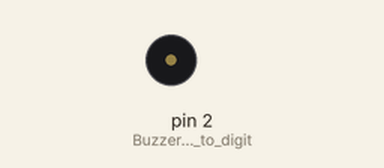
Recording of a sketch running on a simulated Arduino Mega 2560, built with avr-gcc and run on an emulated ATmega2560. Shown: buzzer (waves = sounding).

Above: at 1.11 s.
At 6.8 s:
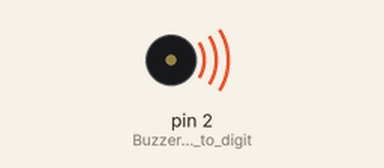
Timing chart, 0 to 8.3 s (numbered marks = the images above):
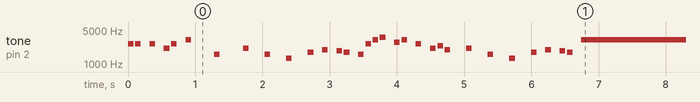

The sketch:

lab215_8bitsong.ino
```cpp
//lab215 6.2 group : 2.10 members : 630610766,640612088

#define NOTE_B0 31
#define NOTE_C1 33
#define NOTE_CS1 35
#define NOTE_D1 37
#define NOTE_DS1 39
#define NOTE_E1 41
#define NOTE_F1 44
#define NOTE_FS1 46
#define NOTE_G1 49
#define NOTE_GS1 52
#define NOTE_A1 55
#define NOTE_AS1 58
#define NOTE_B1 62
#define NOTE_C2 65
#define NOTE_CS2 69
#define NOTE_D2 73
#define NOTE_DS2 78
#define NOTE_E2 82
#define NOTE_F2 87
#define NOTE_FS2 93
#define NOTE_G2 98
#define NOTE_GS2 104
#define NOTE_A2 110
#define NOTE_AS2 117
#define NOTE_B2 123
#define NOTE_C3 131
#define NOTE_CS3 139
#define NOTE_D3 147
#define NOTE_DS3 156
#define NOTE_E3 165
#define NOTE_F3 175
#define NOTE_FS3 185
#define NOTE_G3 196
#define NOTE_GS3 208
#define NOTE_A3 220
#define NOTE_AS3 233
#define NOTE_B3 247
#define NOTE_C4 262
#define NOTE_CS4 277
#define NOTE_D4 294
#define NOTE_DS4 311
#define NOTE_E4 330
#define NOTE_F4 349
#define NOTE_FS4 370
#define NOTE_G4 392
#define NOTE_GS4 415
#define NOTE_A4 440
#define NOTE_AS4 466
#define NOTE_B4 494
#define NOTE_C5 523
#define NOTE_CS5 554
#define NOTE_D5 587
#define NOTE_DS5 622
#define NOTE_E5 659
#define NOTE_F5 698
#define NOTE_FS5 740
#define NOTE_G5 784
#define NOTE_GS5 831
#define NOTE_A5 880
#define NOTE_AS5 932
#define NOTE_B5 988
#define NOTE_C6 1047
#define NOTE_CS6 1109
#define NOTE_D6 1175
#define NOTE_DS6 1245
#define NOTE_E6 1319
#define NOTE_F6 1397
#define NOTE_FS6 1480
#define NOTE_G6 1568
#define NOTE_GS6 1661
#define NOTE_A6 1760
#define NOTE_AS6 1865
#define NOTE_B6 1976
#define NOTE_C7 2093
#define NOTE_CS7 2217
#define NOTE_D7 2349
#define NOTE_DS7 2489
#define NOTE_E7 2637
#define NOTE_F7 2794
#define NOTE_FS7 2960
#define NOTE_G7 3136
#define NOTE_GS7 3322
#define NOTE_A7 3520
#define NOTE_AS7 3729
#define NOTE_B7 3951
#define NOTE_C8 4186
#define NOTE_CS8 4435
#define NOTE_D8 4699
#define NOTE_DS8 4978
#define REST 0

int speedLevel = 1; // 2 คือค่าปกติ

int melody[] = {
  NOTE_E7, NOTE_E7, 0, NOTE_E7,
  0, NOTE_C7, NOTE_E7, 0,
  NOTE_G7, 0, 0,  0,
  NOTE_G6, 0, 0, 0,

  NOTE_C7, 0, 0, NOTE_G6,
  0, 0, NOTE_E6, 0,
  0, NOTE_A6, 0, NOTE_B6,
  0, NOTE_AS6, NOTE_A6, 0,

  NOTE_G6, NOTE_E7, NOTE_G7,
  NOTE_A7, 0, NOTE_F7, NOTE_G7,
  0, NOTE_E7, 0, NOTE_C7,
  NOTE_D7, NOTE_B6, 0, 0,

  NOTE_C7, 0, 0, NOTE_G6,
  0, 0, NOTE_E6, 0,
  0, NOTE_A6, 0, NOTE_B6,
  0, NOTE_AS6, NOTE_A6, 0,

  NOTE_G6, NOTE_E7, NOTE_G7,
  NOTE_A7, 0, NOTE_F7, NOTE_G7,
  0, NOTE_E7, 0, NOTE_C7,
  NOTE_D7, NOTE_B6, 0, 0
};

int noteDurations[] = {
  12, 12, 12, 12,
  12, 12, 12, 12,
  12, 12, 12, 12,
  12, 12, 12, 12,

  12, 12, 12, 12,
  12, 12, 12, 12,
  12, 12, 12, 12,
  12, 12, 12, 12,

  12, 12, 12,
  12, 12, 12, 12,
  12, 12, 12, 12,
  12, 12, 12, 12,

  12, 12, 12, 12,
  12, 12, 12, 12,
  12, 12, 12, 12,
  12, 12, 12, 12
};

void setup() {
  pinMode(2, OUTPUT); // Buzzer connected to digital pin 2
   pinMode(22, INPUT_PULLUP); // Button connected to digital pin 22 with internal pull-up resistor
  attachInterrupt(digitalPinToInterrupt(22), changeSpeed, FALLING); // Attach interrupt to the falling edge of the button
}

void loop() {
  // iterate over the notes of the melody:
  for (int thisNote = 0; thisNote < sizeof(melody) / sizeof(melody[0]); thisNote++) {

    // calculate the duration of the note
    int noteDuration = 1000 / (noteDurations[thisNote] * speedLevel);
    tone(2, melody[thisNote], noteDuration);

    // pause between notes
    int pauseBetweenNotes = noteDuration * 1.30;
    delay(pauseBetweenNotes);

    // stop the tone playing:
    noTone(2);
  }
}

// Interrupt Service Routine (ISR) สำหรับปุ่มเปลี่ยนความเร็ว
void changeSpeed() {
  speedLevel = (speedLevel + 1) % 5; // 5 ระดับความเร็ว
}
```

Measured:
- by itself, tone on pin 2 (Buzzer_connected_to_digit): plays 2637 Hz for 0.08 s, 2637 Hz for 0.08 s, 2637 Hz for 0.08 s, 2093 Hz for 0.08 s, 2637 Hz for 0.08 s, 3136 Hz for 0.08 s … (32 notes in this stretch)
